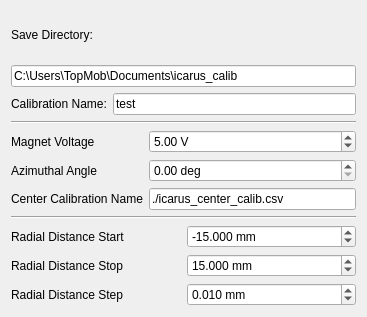
<?xml version="1.0" encoding="UTF-8"?>
<ui version="4.0">
 <class>Form</class>
 <widget class="QWidget" name="Form">
  <property name="geometry">
   <rect>
    <x>0</x>
    <y>0</y>
    <width>367</width>
    <height>317</height>
   </rect>
  </property>
  <property name="windowTitle">
   <string>Form</string>
  </property>
  <layout class="QVBoxLayout" name="verticalLayout">
   <item>
    <layout class="QGridLayout" name="save_params">
     <item row="2" column="1">
      <widget class="QLineEdit" name="calib_name">
       <property name="text">
        <string>test</string>
       </property>
       <property name="placeholderText">
        <string>test</string>
       </property>
      </widget>
     </item>
     <item row="2" column="0">
      <widget class="QLabel" name="label_12">
       <property name="enabled">
        <bool>true</bool>
       </property>
       <property name="text">
        <string>Calibration Name:</string>
       </property>
      </widget>
     </item>
     <item row="1" column="0" colspan="2">
      <widget class="QLineEdit" name="save_dir">
       <property name="text">
        <string>C:\Users\TopMob\Documents\icarus_calib</string>
       </property>
       <property name="placeholderText">
        <string>C:\Users\</string>
       </property>
      </widget>
     </item>
     <item row="0" column="0" colspan="2">
      <widget class="QLabel" name="label_8">
       <property name="text">
        <string>Save Directory:</string>
       </property>
      </widget>
     </item>
    </layout>
   </item>
   <item>
    <widget class="Line" name="line_3">
     <property name="orientation">
      <enum>Qt::Horizontal</enum>
     </property>
    </widget>
   </item>
   <item>
    <layout class="QGridLayout" name="gridLayout">
     <item row="0" column="1">
      <widget class="QDoubleSpinBox" name="magnet_voltage">
       <property name="suffix">
        <string> V</string>
       </property>
       <property name="decimals">
        <number>2</number>
       </property>
       <property name="minimum">
        <double>-10.000000000000000</double>
       </property>
       <property name="maximum">
        <double>10.000000000000000</double>
       </property>
       <property name="singleStep">
        <double>0.010000000000000</double>
       </property>
       <property name="value">
        <double>5.000000000000000</double>
       </property>
      </widget>
     </item>
     <item row="0" column="0">
      <widget class="QLabel" name="label_6">
       <property name="text">
        <string>Magnet Voltage</string>
       </property>
      </widget>
     </item>
     <item row="2" column="0">
      <widget class="QLabel" name="label">
       <property name="text">
        <string>Center Calibration Name</string>
       </property>
      </widget>
     </item>
     <item row="2" column="1">
      <widget class="QLineEdit" name="center_calib_name">
       <property name="text">
        <string>./icarus_center_calib.csv</string>
       </property>
      </widget>
     </item>
     <item row="1" column="0">
      <widget class="QLabel" name="label_5">
       <property name="text">
        <string>Azimuthal Angle</string>
       </property>
      </widget>
     </item>
     <item row="1" column="1">
      <widget class="QDoubleSpinBox" name="magnet_phi">
       <property name="suffix">
        <string> deg</string>
       </property>
       <property name="maximum">
        <double>360.000000000000000</double>
       </property>
       <property name="singleStep">
        <double>0.010000000000000</double>
       </property>
      </widget>
     </item>
    </layout>
   </item>
   <item>
    <widget class="Line" name="line_4">
     <property name="orientation">
      <enum>Qt::Horizontal</enum>
     </property>
    </widget>
   </item>
   <item>
    <layout class="QGridLayout" name="gridLayout_2">
     <item row="0" column="0">
      <widget class="QLabel" name="label_3">
       <property name="text">
        <string>Radial Distance Start</string>
       </property>
      </widget>
     </item>
     <item row="0" column="1">
      <widget class="QDoubleSpinBox" name="r_start">
       <property name="suffix">
        <string> mm</string>
       </property>
       <property name="decimals">
        <number>3</number>
       </property>
       <property name="minimum">
        <double>-40.000000000000000</double>
       </property>
       <property name="maximum">
        <double>40.000000000000000</double>
       </property>
       <property name="singleStep">
        <double>0.001000000000000</double>
       </property>
       <property name="value">
        <double>-15.000000000000000</double>
       </property>
      </widget>
     </item>
     <item row="1" column="0">
      <widget class="QLabel" name="label_4">
       <property name="text">
        <string>Radial Distance Stop</string>
       </property>
      </widget>
     </item>
     <item row="1" column="1">
      <widget class="QDoubleSpinBox" name="r_stop">
       <property name="suffix">
        <string> mm</string>
       </property>
       <property name="decimals">
        <number>3</number>
       </property>
       <property name="minimum">
        <double>-40.000000000000000</double>
       </property>
       <property name="maximum">
        <double>40.000000000000000</double>
       </property>
       <property name="singleStep">
        <double>0.001000000000000</double>
       </property>
       <property name="value">
        <double>15.000000000000000</double>
       </property>
      </widget>
     </item>
     <item row="2" column="1">
      <widget class="QDoubleSpinBox" name="r_step">
       <property name="suffix">
        <string> mm</string>
       </property>
       <property name="decimals">
        <number>3</number>
       </property>
       <property name="minimum">
        <double>0.000000000000000</double>
       </property>
       <property name="maximum">
        <double>40.000000000000000</double>
       </property>
       <property name="singleStep">
        <double>0.001000000000000</double>
       </property>
       <property name="value">
        <double>0.010000000000000</double>
       </property>
      </widget>
     </item>
     <item row="2" column="0">
      <widget class="QLabel" name="label_2">
       <property name="text">
        <string>Radial Distance Step</string>
       </property>
      </widget>
     </item>
    </layout>
   </item>
  </layout>
 </widget>
 <resources/>
 <connections/>
</ui>
